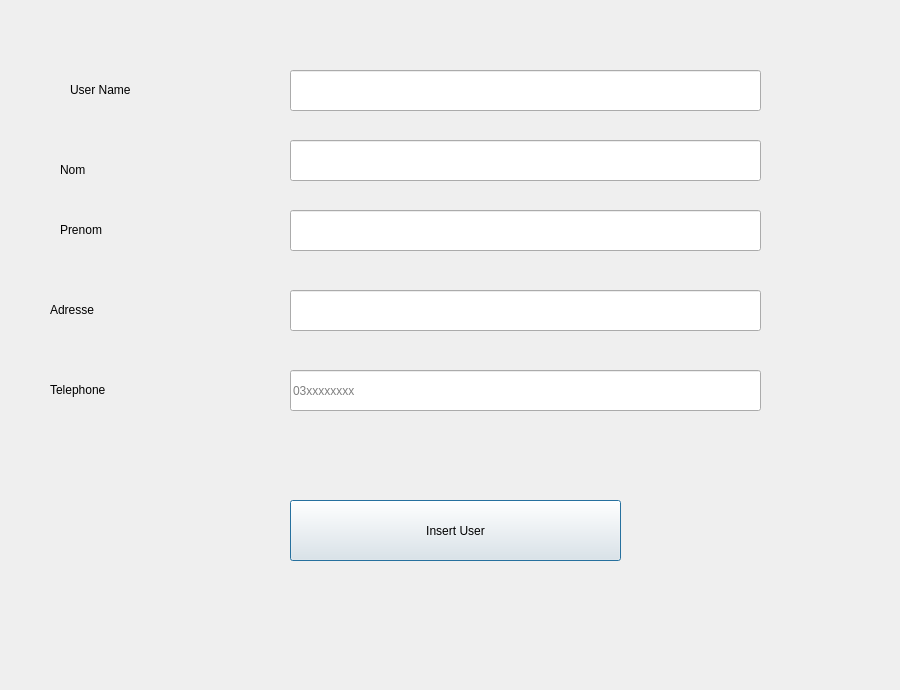
<?xml version="1.0" encoding="UTF-8"?>
<ui version="4.0">
 <class>InsertUser</class>
 <widget class="QDialog" name="InsertUser">
  <property name="geometry">
   <rect>
    <x>0</x>
    <y>0</y>
    <width>900</width>
    <height>690</height>
   </rect>
  </property>
  <property name="windowTitle">
   <string>Dialog</string>
  </property>
  <widget class="QLineEdit" name="username">
   <property name="geometry">
    <rect>
     <x>290</x>
     <y>70</y>
     <width>471</width>
     <height>41</height>
    </rect>
   </property>
  </widget>
  <widget class="QLabel" name="label">
   <property name="geometry">
    <rect>
     <x>70</x>
     <y>80</y>
     <width>191</width>
     <height>20</height>
    </rect>
   </property>
   <property name="text">
    <string>User Name</string>
   </property>
  </widget>
  <widget class="QLineEdit" name="nom">
   <property name="geometry">
    <rect>
     <x>290</x>
     <y>140</y>
     <width>471</width>
     <height>41</height>
    </rect>
   </property>
  </widget>
  <widget class="QLabel" name="label_2">
   <property name="geometry">
    <rect>
     <x>60</x>
     <y>160</y>
     <width>191</width>
     <height>20</height>
    </rect>
   </property>
   <property name="text">
    <string>Nom</string>
   </property>
  </widget>
  <widget class="QLineEdit" name="prenom">
   <property name="geometry">
    <rect>
     <x>290</x>
     <y>210</y>
     <width>471</width>
     <height>41</height>
    </rect>
   </property>
  </widget>
  <widget class="QLabel" name="label_3">
   <property name="geometry">
    <rect>
     <x>60</x>
     <y>220</y>
     <width>191</width>
     <height>20</height>
    </rect>
   </property>
   <property name="text">
    <string>Prenom</string>
   </property>
  </widget>
  <widget class="QLineEdit" name="adresse">
   <property name="geometry">
    <rect>
     <x>290</x>
     <y>290</y>
     <width>471</width>
     <height>41</height>
    </rect>
   </property>
  </widget>
  <widget class="QLabel" name="label_4">
   <property name="geometry">
    <rect>
     <x>50</x>
     <y>300</y>
     <width>191</width>
     <height>20</height>
    </rect>
   </property>
   <property name="text">
    <string>Adresse</string>
   </property>
  </widget>
  <widget class="QLineEdit" name="telephone">
   <property name="geometry">
    <rect>
     <x>290</x>
     <y>370</y>
     <width>471</width>
     <height>41</height>
    </rect>
   </property>
   <property name="placeholderText">
    <string>03xxxxxxxx</string>
   </property>
  </widget>
  <widget class="QPushButton" name="pushButton">
   <property name="geometry">
    <rect>
     <x>290</x>
     <y>500</y>
     <width>331</width>
     <height>61</height>
    </rect>
   </property>
   <property name="text">
    <string>Insert User</string>
   </property>
  </widget>
  <widget class="QLabel" name="label_5">
   <property name="geometry">
    <rect>
     <x>50</x>
     <y>380</y>
     <width>191</width>
     <height>20</height>
    </rect>
   </property>
   <property name="text">
    <string>Telephone</string>
   </property>
  </widget>
 </widget>
 <resources/>
 <connections/>
</ui>
